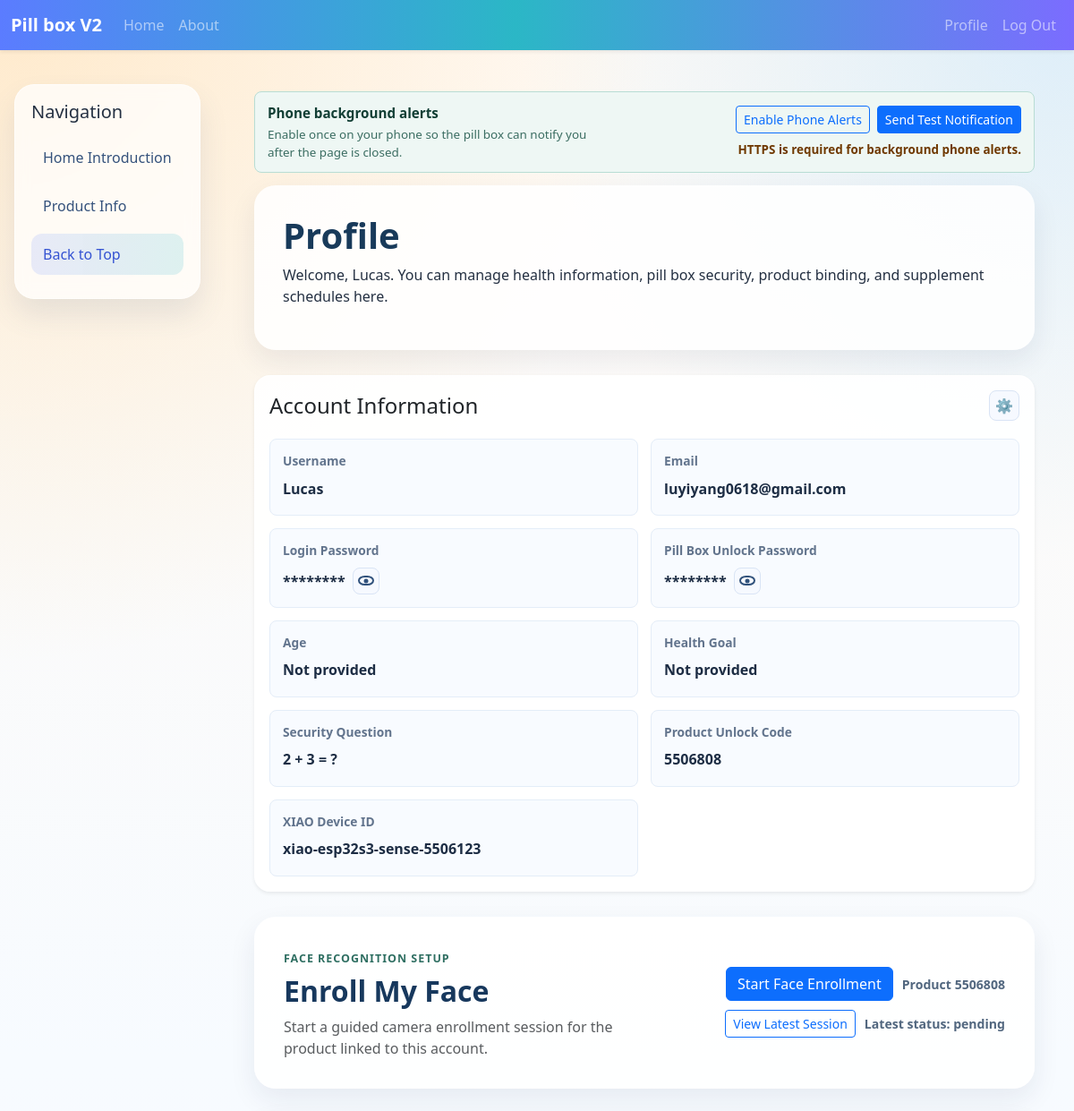
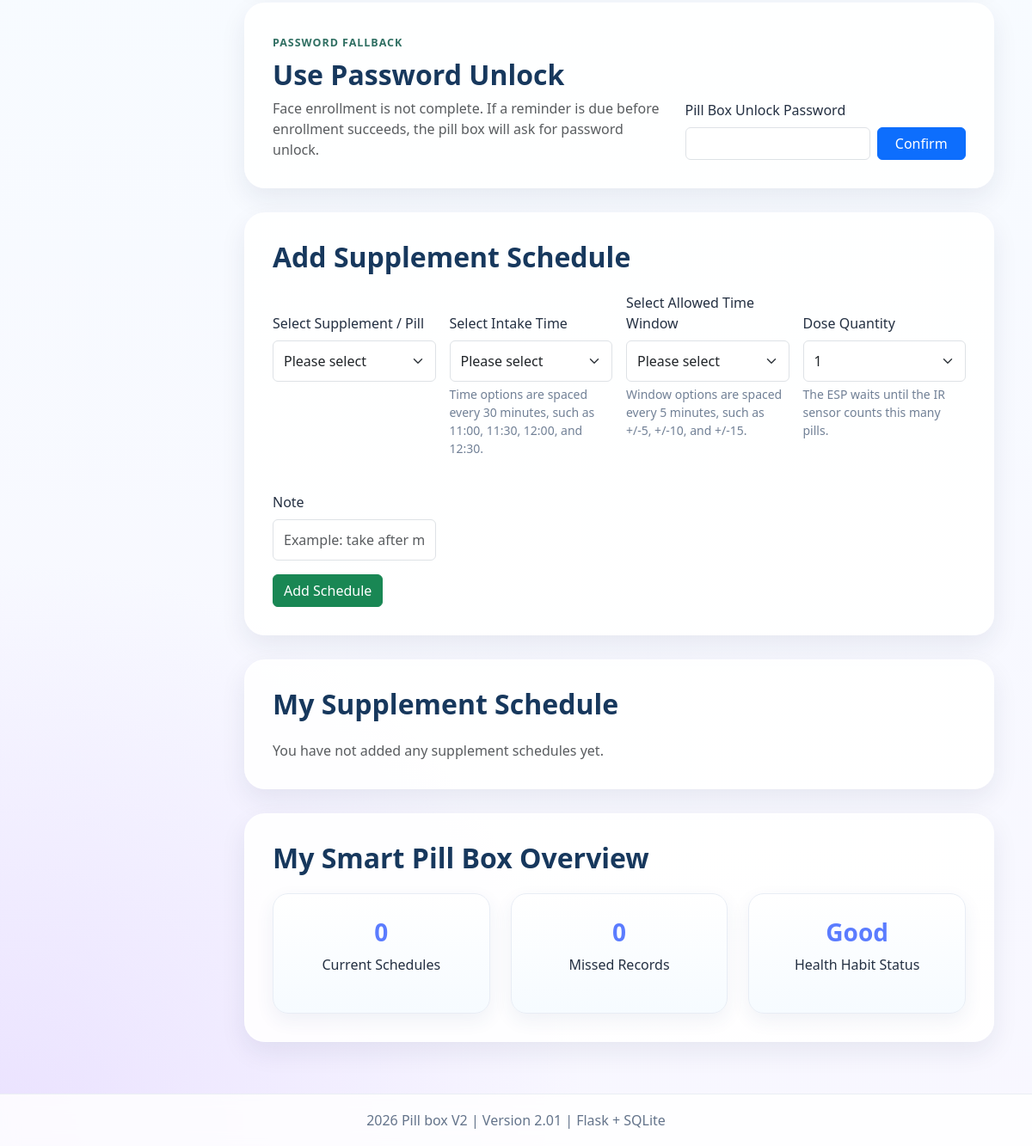
Page /profile (signed in) on the earlier database version (2 pictures, top to bottom).
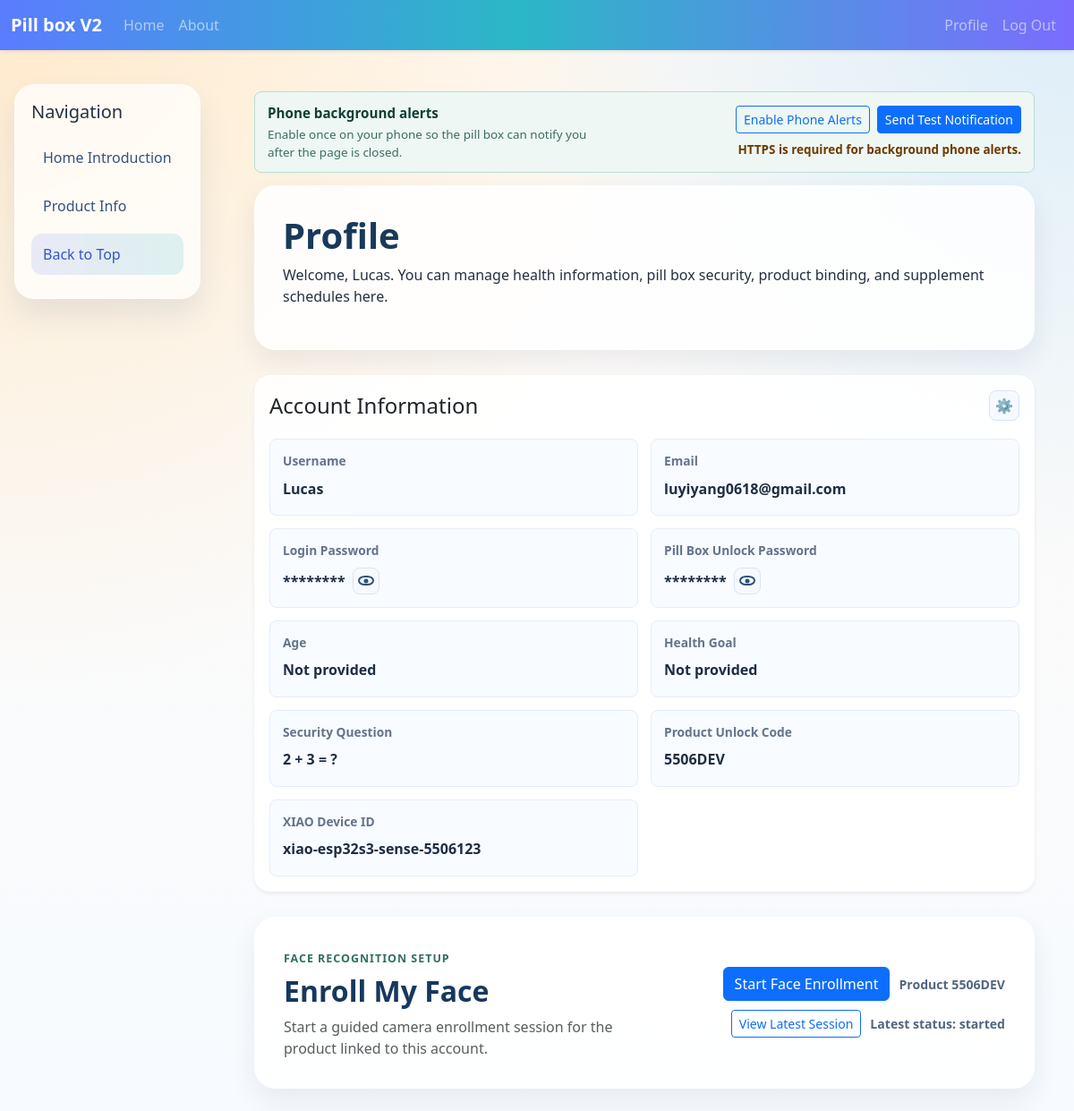
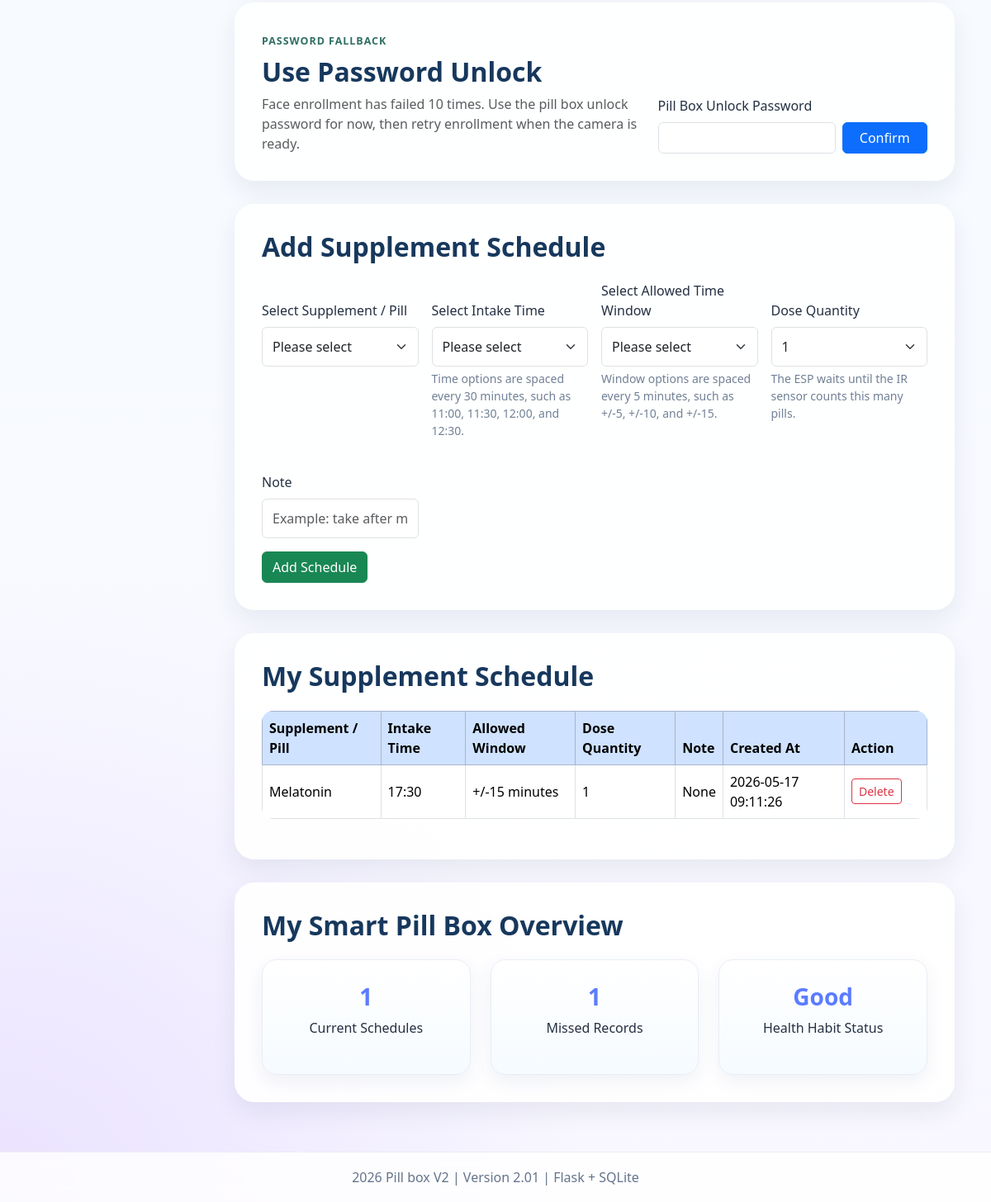
Same page on the later database version (2 pictures, top to bottom).
### tables this page shows
CREATE TABLE user (
            id INTEGER PRIMARY KEY AUTOINCREMENT,
            username TEXT UNIQUE NOT NULL,
            email TEXT UNIQUE NOT NULL,
            password_hash TEXT NOT NULL,
            age INTEGER,
            health_goal TEXT
        , face_failed_attempts INTEGER NOT NULL DEFAULT 0, unlock_required INTEGER NOT NULL DEFAULT 0, last_face_failure_at TEXT, last_unlock_at TEXT, unlock_password_hash TEXT, security_question TEXT, security_answer_hash TEXT, product_code TEXT, device_id TEXT);

CREATE TABLE face_enrollment_session (
            id INTEGER PRIMARY KEY AUTOINCREMENT,
            user_id INTEGER NOT NULL,
            product_code TEXT NOT NULL,
            status TEXT NOT NULL DEFAULT 'pending',
            person_name TEXT NOT NULL,
            requested_samples INTEGER NOT NULL DEFAULT 3,
            captured_samples INTEGER NOT NULL DEFAULT 0,
            message TEXT,
            device_id TEXT,
            photo_mime TEXT,
            photo_data BLOB,
            created_at TEXT NOT NULL,
            updated_at TEXT NOT NULL,
            expires_at TEXT NOT NULL,
            completed_at TEXT,
            FOREIGN KEY (user_id) REFERENCES user(id)
        );

CREATE TABLE supplement_schedule (
            id INTEGER PRIMARY KEY AUTOINCREMENT,
            user_id INTEGER NOT NULL,
            supplement_name TEXT NOT NULL,
            take_time TEXT NOT NULL,
            time_window INTEGER NOT NULL,
            note TEXT,
            created_at TIMESTAMP DEFAULT CURRENT_TIMESTAMP, target_quantity INTEGER NOT NULL DEFAULT 1,
            FOREIGN KEY (user_id) REFERENCES user(id)
        );

### Pill_box_V2_01_English/Pill_box_V2_01_English/app.py (the view, shortened to what this page needs)
@app.route("/profile", methods=["GET", "POST"])
@login_required
def profile():
    schedules = get_user_schedules(current_user.id)
    missed_reminder_count = get_missed_reminder_count(current_user.id)
    latest_face_enrollment = get_latest_face_enrollment_for_user(current_user.id)
    face_enrollment_gate = get_face_enrollment_gate(current_user.id)
    return render_template(
        "profile.html",
        supplement_options=SUPPLEMENT_OPTIONS,
        time_options=TIME_OPTIONS,
        window_options=WINDOW_OPTIONS,
        dose_quantity_options=DOSE_QUANTITY_OPTIONS,
        schedules=schedules,
        missed_reminder_count=missed_reminder_count,
        security_questions=get_security_questions(),
        security_question_text=SECURITY_QUESTION_LABELS.get(current_user.security_question),
        product_code_example=PRODUCT_CODE_EXAMPLE,
        default_product_code=DEFAULT_PRODUCT_CODE,
        default_device_id=DEFAULT_DEVICE_ID,
        universal_test_product_code=UNIVERSAL_TEST_PRODUCT_CODE,
        latest_face_enrollment=serialize_face_enrollment_session(latest_face_enrollment) if latest_face_enrollment else None,
        face_enrollment_gate=face_enrollment_gate,
    )

### Pill_box_V2_01_English/Pill_box_V2_01_English/app.py (called while the page is built)
def get_db_connection():
    try:
        conn = sqlite3.connect(DATABASE)
        conn.row_factory = sqlite3.Row
        return conn
    except sqlite3.DatabaseError as e:
        logger.error(f"Database connection failed: {e}")
        raise

def get_security_questions(randomize=False):
    questions = SECURITY_QUESTIONS.copy()
    if randomize:
        random.shuffle(questions)
    return questions

@login_manager.user_loader
def load_user(user_id):
    conn = get_db_connection()
    row = conn.execute("SELECT * FROM user WHERE id = ?", (user_id,)).fetchone()
    conn.close()
    return User.from_row(row)

def get_user_schedules(user_id):
    conn = get_db_connection()
    rows = conn.execute(
        """
        SELECT id, supplement_name, take_time, time_window, target_quantity, note, created_at
        FROM supplement_schedule
        WHERE user_id = ?
        ORDER BY take_time ASC, id DESC
        """,
        (user_id,),
    ).fetchall()
    conn.close()
    return rows

@app.context_processor
def inject_global_data():
    return {
        "project_name": app.config["PROJECT_NAME"],
        "project_version": app.config["PROJECT_VERSION"],
    }

### Pill_box_V2_01_English/Pill_box_V2_01_English/templates/profile.html (shortened to what the changed rows need)
{% extends "base.html" %}
{% block content %}
<section class="page-header">
    <h1>Profile</h1>
    <p>Welcome, {{ current_user.username }}. You can manage health information, pill box security, product binding, and supplement schedules here.</p>
</section>
<section class="account-panel card shadow-sm">
    <div class="card-body">
        <div class="account-info-grid" data-profile-summary>
            <div class="account-info-item">
                <span class="account-info-label">Username</span>
                <span class="account-info-value">{{ current_user.username }}</span>
            </div>
            <div class="account-info-item">
                <span class="account-info-label">Email</span>
                <span class="account-info-value">{{ current_user.email }}</span>
            </div>
            <div class="account-info-item">
                <span class="account-info-label">Product Unlock Code</span>
                <span class="account-info-value">{{ current_user.product_code or "Not linked" }}</span>
            </div>
            <div class="account-info-item">
                <span class="account-info-label">XIAO Device ID</span>
                <span class="account-info-value">{{ current_user.device_id or "Not linked" }}</span>
            </div>
        </div>
    </div>
</section>
<section class="section-block face-enrollment-panel">
    <div class="face-enrollment-panel-copy">
        <h2 class="section-title mb-2">Enroll My Face</h2>
    </div>
    <div class="face-enrollment-actions">
        {% if current_user.product_code %}
            <form method="post" action="{{ url_for('start_face_enrollment') }}" target="_blank">
                <button type="submit" class="btn btn-primary">Start Face Enrollment</button>
            </form>
            <span class="face-enrollment-product">Product {{ current_user.product_code }}</span>
        {% else %}
            <button type="button" class="btn btn-outline-secondary" disabled>Start Face Enrollment</button>
            <span class="face-enrollment-product">Link product code {{ default_product_code }} first.</span>
        {% endif %}
        {% if latest_face_enrollment %}
            <a class="btn btn-outline-primary btn-sm" href="{{ url_for('face_enrollment_page', session_id=latest_face_enrollment.id) }}" target="_blank">View Latest Session</a>
            <span class="face-enrollment-product">Latest status: {{ latest_face_enrollment.status }}</span>
        {% endif %}
    </div>
</section>
{% if current_user.product_code and not face_enrollment_gate.has_completed %}
<section id="face-enrollment-password" class="section-block mt-4">
    <div class="row g-3 align-items-end">
        <div class="col-lg-7">
            <span class="section-kicker">Password Fallback</span>
            <h2 class="section-title mb-2">Use Password Unlock</h2>
            {% if face_enrollment_gate.password_fallback_required %}
                <p class="text-muted mb-0">Face enrollment has failed {{ face_enrollment_gate.failed_attempts }} times. Use the pill box unlock password for now, then retry enrollment when the camera is ready.</p>
            {% else %}
                <p class="text-muted mb-0">Face enrollment is not complete. If a reminder is due before enrollment succeeds, the pill box will ask for password unlock.</p>
            {% endif %}
        </div>
    </div>
</section>
{% endif %}
<section id="features" class="section-block mt-4">
    <h2 class="section-title">Add Supplement Schedule</h2>
</section>
<section id="usage" class="section-block bg-soft">
    <h2 class="section-title">My Supplement Schedule</h2>
    {% if schedules %}
        <div class="table-responsive">
            <table class="table table-bordered table-hover align-middle bg-white">
                <thead class="table-primary">
                    <tr>
                        <th>Supplement / Pill</th>
                        <th>Intake Time</th>
                        <th>Allowed Window</th>
                        <th>Dose Quantity</th>
                        <th>Note</th>
                        <th>Created At</th>
                        <th style="width: 100px;">Action</th>
                    </tr>
                </thead>
                <tbody>
                    {% for item in schedules %}
                        <tr>
                            <td>{{ item.supplement_name }}</td>
                            <td>{{ item.take_time }}</td>
                            <td>+/-{{ item.time_window }} minutes</td>
                            <td>{{ item.target_quantity }}</td>
                            <td>{{ item.note or "None" }}</td>
                            <td>{{ item.created_at }}</td>
                            <td>
                                <form method="post" action="{{ url_for('delete_schedule', schedule_id=item.id) }}" onsubmit="return confirm('Are you sure you want to delete this schedule?');" style="display:inline;">
                                    <button type="submit" class="btn btn-sm btn-outline-danger">Delete</button>
                                </form>
                            </td>
                        </tr>
                    {% endfor %}
                </tbody>
            </table>
        </div>
    {% else %}
        <p class="text-muted mb-0">You have not added any supplement schedules yet.</p>
    {% endif %}
</section>
<section class="section-block">
    <h2 class="section-title">My Smart Pill Box Overview</h2>
    <div class="row g-4">
        <div class="col-md-4">
            <div class="stat-card">
                <h3>{{ schedules|length }}</h3>
                <p>Current Schedules</p>
            </div>
        </div>
        <div class="col-md-4">
            <div class="stat-card">
                <h3>{{ missed_reminder_count }}</h3>
                <p>Missed Records</p>
            </div>
        </div>
    </div>
</section>
{% endblock %}

Differences in the rows shown:
no longer on this page (row edited): face_enrollment_session: status "pending"
changed user "Lucas": product_code "5506808" → "5506DEV"
added face_enrollment_session: status "started"
added supplement_schedule: supplement_name "Melatonin", take_time "17:30", time_window "15", target_quantity "1", note "None", created_at "2026-05-17 09:11:26"
Other differences:
{{ face_enrollment_gate.failed_attempts }}: (not shown) → "10"
{{ schedules|length }}: "0" → "1"
{{ missed_reminder_count }}: "0" → "1"
text no longer shown: "Face enrollment is not complete. If a reminder is due before enrollment succeeds, the pill box will ask for password unlock. You have not added any supplement schedules yet."
text now shown: "Face enrollment has failed times. Use the pill box unlock password for now, then retry enrollment when the camera is ready. Supplement / Pill Intake Time Allowed Window Dose Quantity Note Created At Action"
